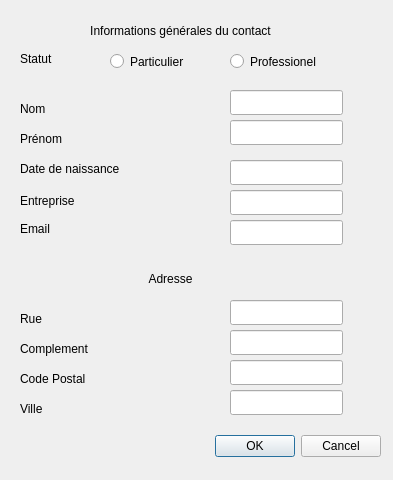
<?xml version="1.0" encoding="UTF-8"?>
<ui version="4.0">
 <class>DialogAdd</class>
 <widget class="QDialog" name="DialogAdd">
  <property name="geometry">
   <rect>
    <x>0</x>
    <y>0</y>
    <width>393</width>
    <height>480</height>
   </rect>
  </property>
  <property name="windowTitle">
   <string>Dialog</string>
  </property>
  <widget class="QDialogButtonBox" name="buttonBox">
   <property name="geometry">
    <rect>
     <x>40</x>
     <y>430</y>
     <width>341</width>
     <height>32</height>
    </rect>
   </property>
   <property name="orientation">
    <enum>Qt::Horizontal</enum>
   </property>
   <property name="standardButtons">
    <set>QDialogButtonBox::Cancel|QDialogButtonBox::Ok</set>
   </property>
  </widget>
  <widget class="QLabel" name="lbl_lastname">
   <property name="geometry">
    <rect>
     <x>20</x>
     <y>100</y>
     <width>67</width>
     <height>17</height>
    </rect>
   </property>
   <property name="text">
    <string>Nom</string>
   </property>
  </widget>
  <widget class="QLabel" name="lbl_firstnam">
   <property name="geometry">
    <rect>
     <x>20</x>
     <y>130</y>
     <width>67</width>
     <height>17</height>
    </rect>
   </property>
   <property name="text">
    <string>Prénom</string>
   </property>
  </widget>
  <widget class="QLabel" name="lbl_birthdate">
   <property name="geometry">
    <rect>
     <x>20</x>
     <y>160</y>
     <width>151</width>
     <height>17</height>
    </rect>
   </property>
   <property name="text">
    <string>Date de naissance</string>
   </property>
  </widget>
  <widget class="QLabel" name="lbl_company">
   <property name="geometry">
    <rect>
     <x>20</x>
     <y>190</y>
     <width>91</width>
     <height>21</height>
    </rect>
   </property>
   <property name="text">
    <string>Entreprise</string>
   </property>
  </widget>
  <widget class="QLabel" name="lbl_info_gnral">
   <property name="geometry">
    <rect>
     <x>30</x>
     <y>10</y>
     <width>301</width>
     <height>41</height>
    </rect>
   </property>
   <property name="text">
    <string>Informations générales du contact</string>
   </property>
   <property name="alignment">
    <set>Qt::AlignCenter</set>
   </property>
  </widget>
  <widget class="QLineEdit" name="lineEdit_name">
   <property name="geometry">
    <rect>
     <x>230</x>
     <y>90</y>
     <width>113</width>
     <height>25</height>
    </rect>
   </property>
  </widget>
  <widget class="QLineEdit" name="lineEdit_firstname">
   <property name="geometry">
    <rect>
     <x>230</x>
     <y>120</y>
     <width>113</width>
     <height>25</height>
    </rect>
   </property>
  </widget>
  <widget class="QLineEdit" name="lineEdit_company">
   <property name="geometry">
    <rect>
     <x>230</x>
     <y>190</y>
     <width>113</width>
     <height>25</height>
    </rect>
   </property>
  </widget>
  <widget class="QLineEdit" name="lineEdit_birth">
   <property name="geometry">
    <rect>
     <x>230</x>
     <y>160</y>
     <width>113</width>
     <height>25</height>
    </rect>
   </property>
  </widget>
  <widget class="QLabel" name="lbl_titleAdress">
   <property name="geometry">
    <rect>
     <x>20</x>
     <y>270</y>
     <width>301</width>
     <height>17</height>
    </rect>
   </property>
   <property name="text">
    <string>Adresse</string>
   </property>
   <property name="alignment">
    <set>Qt::AlignCenter</set>
   </property>
  </widget>
  <widget class="QRadioButton" name="radioBtn_Perso">
   <property name="geometry">
    <rect>
     <x>110</x>
     <y>50</y>
     <width>112</width>
     <height>23</height>
    </rect>
   </property>
   <property name="text">
    <string>Particulier</string>
   </property>
  </widget>
  <widget class="QRadioButton" name="radioBtn_Pro">
   <property name="geometry">
    <rect>
     <x>230</x>
     <y>50</y>
     <width>112</width>
     <height>23</height>
    </rect>
   </property>
   <property name="text">
    <string>Professionel</string>
   </property>
  </widget>
  <widget class="QLabel" name="lbl_status">
   <property name="geometry">
    <rect>
     <x>20</x>
     <y>50</y>
     <width>67</width>
     <height>17</height>
    </rect>
   </property>
   <property name="text">
    <string>Statut</string>
   </property>
  </widget>
  <widget class="QLabel" name="lbl_street">
   <property name="geometry">
    <rect>
     <x>20</x>
     <y>310</y>
     <width>67</width>
     <height>17</height>
    </rect>
   </property>
   <property name="text">
    <string>Rue</string>
   </property>
  </widget>
  <widget class="QLineEdit" name="lineEdit_street">
   <property name="geometry">
    <rect>
     <x>230</x>
     <y>300</y>
     <width>113</width>
     <height>25</height>
    </rect>
   </property>
  </widget>
  <widget class="QLabel" name="lbl_complement">
   <property name="geometry">
    <rect>
     <x>20</x>
     <y>340</y>
     <width>121</width>
     <height>17</height>
    </rect>
   </property>
   <property name="text">
    <string>Complement</string>
   </property>
  </widget>
  <widget class="QLineEdit" name="lineEdit_complement">
   <property name="geometry">
    <rect>
     <x>230</x>
     <y>330</y>
     <width>113</width>
     <height>25</height>
    </rect>
   </property>
  </widget>
  <widget class="QLabel" name="lbl_cp">
   <property name="geometry">
    <rect>
     <x>20</x>
     <y>370</y>
     <width>111</width>
     <height>17</height>
    </rect>
   </property>
   <property name="text">
    <string>Code Postal</string>
   </property>
  </widget>
  <widget class="QLineEdit" name="lineEdit_cp">
   <property name="geometry">
    <rect>
     <x>230</x>
     <y>360</y>
     <width>113</width>
     <height>25</height>
    </rect>
   </property>
  </widget>
  <widget class="QLabel" name="lbl_city">
   <property name="geometry">
    <rect>
     <x>20</x>
     <y>400</y>
     <width>67</width>
     <height>17</height>
    </rect>
   </property>
   <property name="text">
    <string>Ville</string>
   </property>
  </widget>
  <widget class="QLineEdit" name="lineEdit_city">
   <property name="geometry">
    <rect>
     <x>230</x>
     <y>390</y>
     <width>113</width>
     <height>25</height>
    </rect>
   </property>
  </widget>
  <widget class="QLabel" name="lbl_email">
   <property name="geometry">
    <rect>
     <x>20</x>
     <y>220</y>
     <width>67</width>
     <height>17</height>
    </rect>
   </property>
   <property name="text">
    <string>Email</string>
   </property>
  </widget>
  <widget class="QLineEdit" name="lineEdit_email">
   <property name="geometry">
    <rect>
     <x>230</x>
     <y>220</y>
     <width>113</width>
     <height>25</height>
    </rect>
   </property>
  </widget>
 </widget>
 <resources/>
 <connections>
  <connection>
   <sender>buttonBox</sender>
   <signal>accepted()</signal>
   <receiver>DialogAdd</receiver>
   <slot>accept()</slot>
   <hints>
    <hint type="sourcelabel">
     <x>248</x>
     <y>254</y>
    </hint>
    <hint type="destinationlabel">
     <x>157</x>
     <y>274</y>
    </hint>
   </hints>
  </connection>
  <connection>
   <sender>buttonBox</sender>
   <signal>rejected()</signal>
   <receiver>DialogAdd</receiver>
   <slot>reject()</slot>
   <hints>
    <hint type="sourcelabel">
     <x>316</x>
     <y>260</y>
    </hint>
    <hint type="destinationlabel">
     <x>286</x>
     <y>274</y>
    </hint>
   </hints>
  </connection>
 </connections>
</ui>
